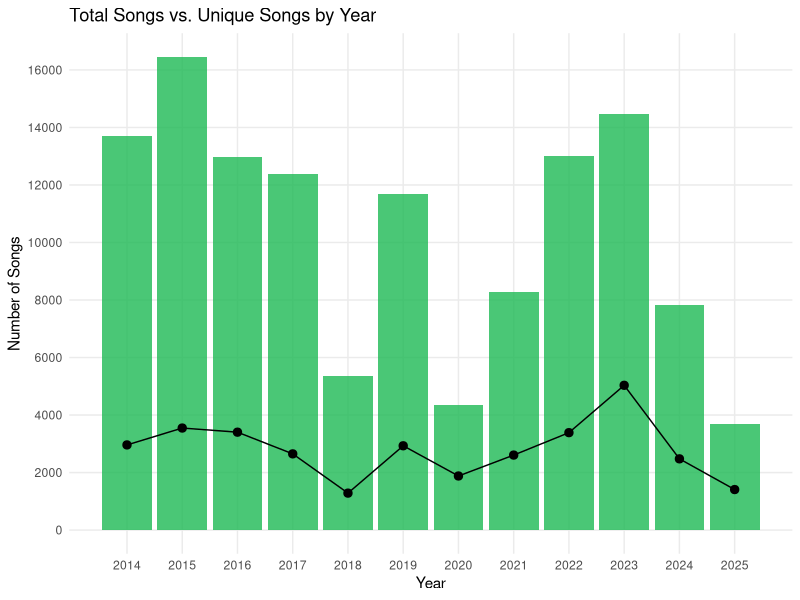
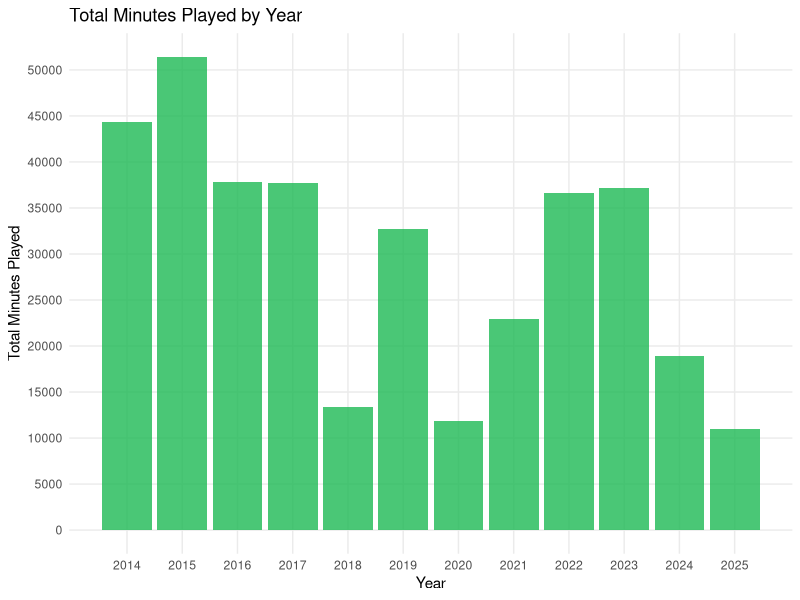
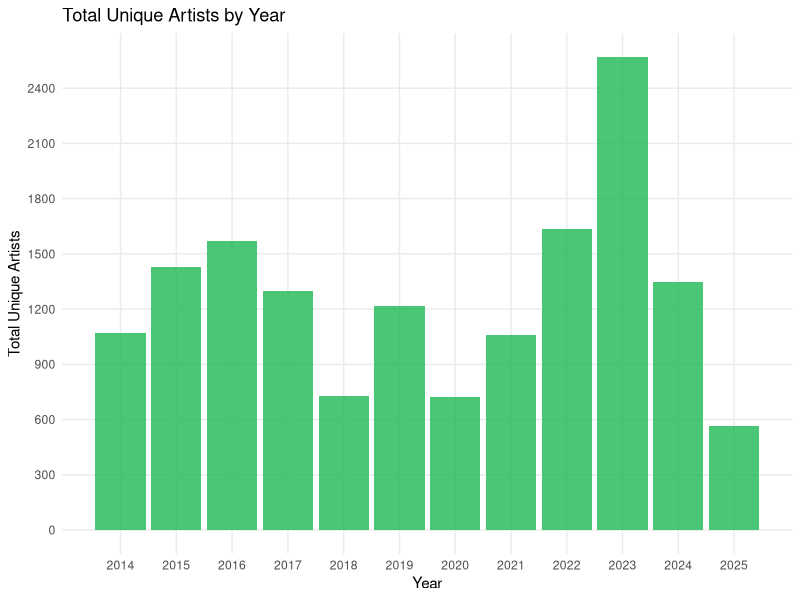
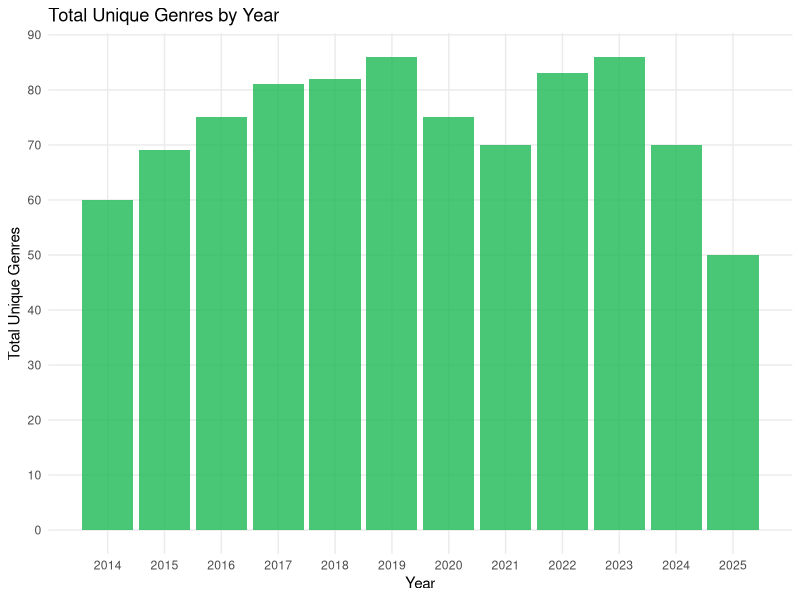
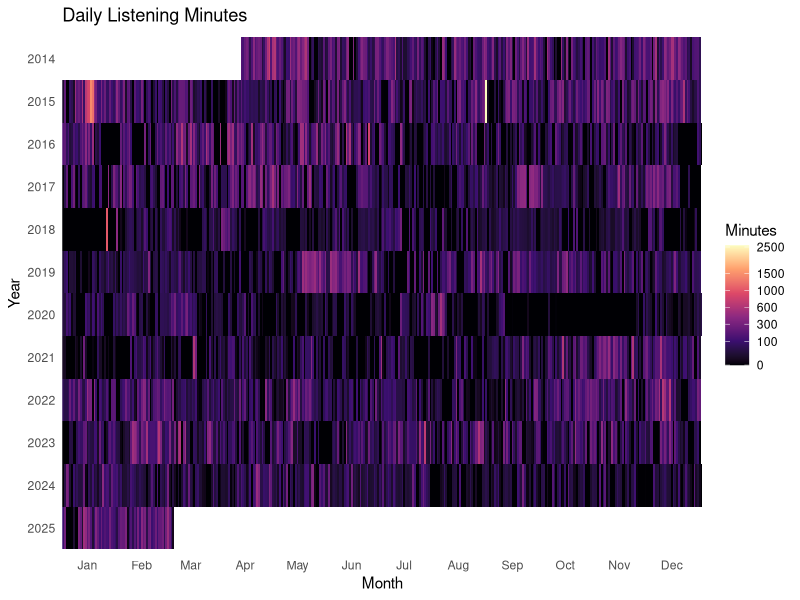
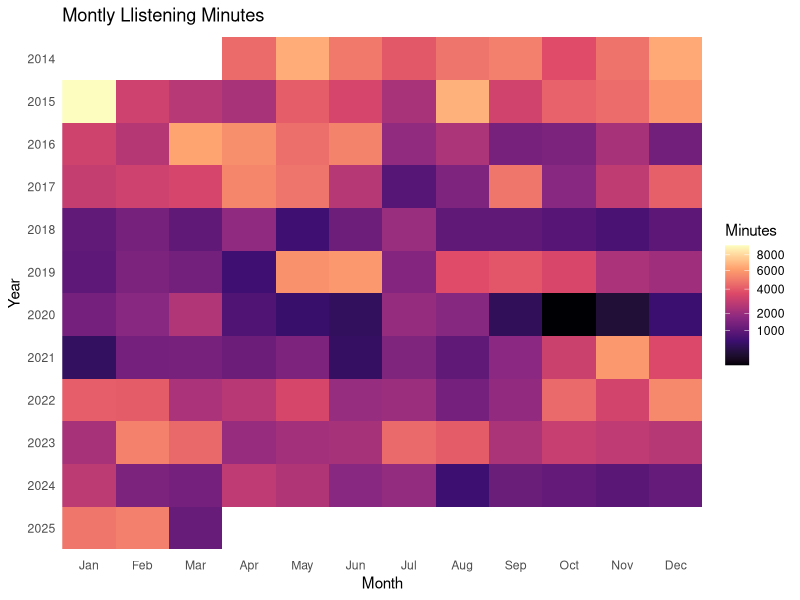

Here is the R script that generated these plots, in order:

# Pakcages ----
library(tidyverse)

# Data ----
yearly_summary <- read_csv("data/processed/yearly_summary.csv")
monthly_summary <- read_csv("data/processed/monthly_summary.csv")
daily_summary <- read_csv("data/processed/daily_summary.csv")

# Graphs ---- 
## Year ----
### Total number of songs per year ----
ggplot(yearly_summary, aes(x = year)) +
  geom_col(aes(y = total_songs), fill = "#1DB954", alpha = 0.8) +
  geom_point(aes(y = unique_songs), color = "black", size = 2.5) +
  geom_line(aes(y = unique_songs, group = 1), color = "black", linewidth = 0.5) +
  scale_x_continuous(breaks = sort(unique(yearly_summary$year))) +
  scale_y_continuous(n.breaks = 10) +
  labs(
    title = "Total Songs vs. Unique Songs by Year",
    x = "Year",
    y = "Number of Songs"
  ) +
  theme_minimal() + 
  theme(
    panel.grid.minor = element_blank()
  )

### Total number of minutes played by year
ggplot(yearly_summary, aes(x = year)) +
  geom_col(aes(y = total_minutes), fill = "#1DB954", alpha = 0.8) +
  scale_x_continuous(breaks = sort(unique(yearly_summary$year))) +
  scale_y_continuous(n.breaks = 10) +
  labs(
    x = "Year",
    y = "Total Minutes Played",
    title = "Total Minutes Played by Year"
  ) +
  theme_minimal() + 
  theme(
    panel.grid.minor = element_blank()
  )

### Total number of unique artists played by year
ggplot(yearly_summary, aes(x = year)) +
  geom_col(aes(y = unique_artists), fill = "#1DB954", alpha = 0.8) +
  scale_x_continuous(breaks = sort(unique(yearly_summary$year))) +
  scale_y_continuous(n.breaks = 10) +
  labs(
    x = "Year",
    y = "Total Unique Artists",
    title = "Total Unique Artists by Year"
  ) +
  theme_minimal() + 
  theme(
    panel.grid.minor = element_blank()
  )

### Total number of unique genres played by year
ggplot(yearly_summary, aes(x = year)) +
  geom_col(aes(y = unique_genre), fill = "#1DB954", alpha = 0.8) +
  scale_x_continuous(breaks = sort(unique(yearly_summary$year))) +
  scale_y_continuous(n.breaks = 10) +
  labs(
    x = "Year",
    y = "Total Unique Genres",
    title = "Total Unique Genres by Year"
  ) +
  theme_minimal() + 
  theme(
    panel.grid.minor = element_blank()
  )

## Random ----
### Heat map of day by year ----
# add day of year as a new variable 
daily_summary <- daily_summary |> 
  mutate(date = make_date(year, month, day)) |> 
  complete(
    date = seq(min(date), max(date), by = "day"),
    fill = list(total_minutes = 0)
  ) |> 
  mutate(
    year = year(date),
    doy = yday(date)
  )

# graph 
ggplot(daily_summary, aes(x = doy, y = factor(year), fill = total_minutes)) + 
  geom_tile() + 
  scale_x_continuous(
    breaks = yday(make_date(2021, 1:12, 15)), 
    labels = month.abb, 
    expand = c(0, 0)
  ) + 
  scale_y_discrete(limits = rev) +
  scale_fill_viridis_c(option = "magma", trans = "sqrt", breaks = c(0, 100, 300, 600, 1000, 1500, 2500)) +
  labs(
    x = "Month", 
    y = "Year",
    fill = "Minutes", 
    title = "Daily Listening Minutes"
  ) + 
  theme_minimal() + 
  theme(
    panel.grid = element_blank()
  )

### Heat map of month by year ----
# graph 
ggplot(monthly_summary, aes(x = month, y = factor(year), fill = total_minutes)) + 
  geom_tile() + 
  scale_x_continuous(
    breaks = 1:12, 
    labels = month.abb, 
    expand = c(0, 0)
  ) + 
  scale_y_discrete(limits = rev) +
  scale_fill_viridis_c(
    option = "magma", 
    trans = "sqrt", 
    breaks = c(0, 1000, 2000, 4000, 6000, 8000)
  ) +
  labs(
    x = "Month", 
    y = "Year",
    fill = "Minutes", 
    title = "Montly Llistening Minutes"
  ) + 
  theme_minimal() + 
  theme(
    panel.grid = element_blank()
  )
